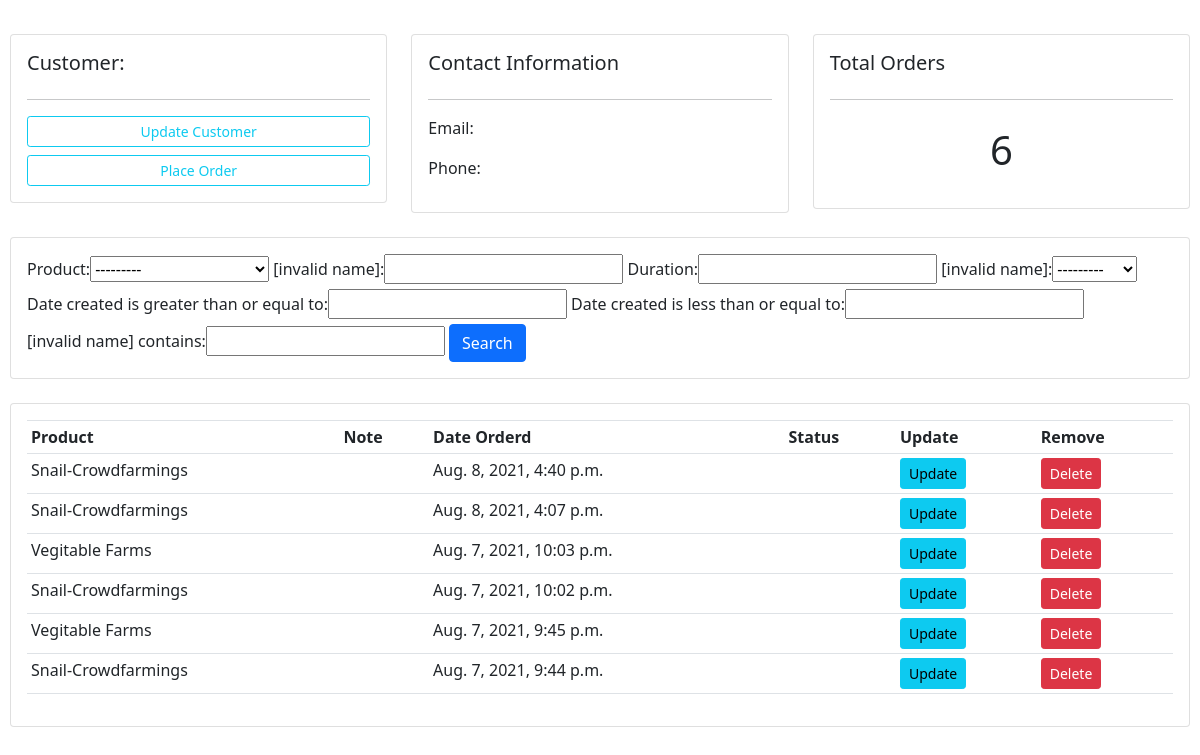
The app's page /customer/1/ (signed in) with its own data.
### core/models.py (models this page shows, shortened)
class Payment(models.Model):
    name = models.ForeignKey(Customer, null=True, blank=True, on_delete=models.CASCADE)
    product = models.ForeignKey(Product, null=True, blank=True, on_delete=models.CASCADE)
    duration = models.CharField(max_length=200, null=True)
    amount = models.PositiveIntegerField(default='0')
    email = models.EmailField(default=" ")
    ref = models.CharField(max_length=200)
    verified = models.BooleanField(default=False)
    date_created = models.DateTimeField(auto_now_add=True)
    class Meta:
        ordering = ("-date_created",)

### trisolace/models.py (models this page shows)
class Product(models.Model):
    CATEGORY = (
        ('Snail-Crowdfarmings', 'Snail-Crowdfarmings'),
        ('Vegitable Farms', 'Vegitable Farms'),
    )
    category = models.CharField(max_length=200, null=True, choices=CATEGORY)
    date_created = models.DateTimeField(auto_now_add=True, null=True)
    def __str__(self):
        return self.category

### trisolace/views.py (the view)
# urls.py: path('customer/<str:pk_test>/', views.customer, name="customer"),
def customer(request, pk_test):
    customer = Customer.objects.get(id=pk_test)
    orders = customer.payment_set.all()
    order_count = orders.count()
    get_user = request.user
    email= get_user.email
    phone= Customer.objects.all().filter(phone='phone')
    print(phone)
    myFilter = OrderFilter(request.GET, queryset=orders)
    orders = myFilter.qs
    context = {'customer': customer, 'orders': orders, 'order_count': order_count,
               'myFilter': myFilter, 'email': email}
    return render(request, 'trisolace/customer.html', context)

### trisolace/templates/trisolace/customer.html (shortened to what this page needs)
{% load static %}
<!DOCTYPE html>
<html>
<head>
	<link rel="stylesheet" href="https://stackpath.bootstrapcdn.com/bootstrap/4.3.1/css/bootstrap.min.css">
         <link href="https://cdn.jsdelivr.net/npm/bootstrap@5.0.0-beta2/dist/css/bootstrap.min.css" rel="stylesheet">
</head>
<body>
	<br>
<div class="row">
	<div class="col-md">
		<div class="card card-body">
			<h5>Customer:</h5>
			<hr>
			<a class="btn btn-outline-info  btn-sm btn-block" href="">Update Customer</a>
			<a class="btn btn-outline-info  btn-sm btn-block" href="">Place Order</a>
		</div>
	</div>
	<div class="col-md">
		<div class="card card-body">
			<h5>Contact Information</h5>
			<hr>
			<p>Email: {{email}}</p>
			<p>Phone: {{phone}}</p>
		</div>
	</div>
	<div class="col-md">
		<div class="card card-body">
			<h5>Total Orders</h5>
			<hr>
			<h1 style="text-align: center;padding: 10px">{{order_count}}</h1>
		</div>
	</div>
</div>
<br>
<div class="row">
	<div class="col">
		<div class="card card-body">
			<form method="get">
				{{myFilter.form}}
		    <button class="btn btn-primary" type="submit">Search</button>
		  </form>
		</div>
	</div>
</div>
<br>
<div class="row">
	<div class="col-md">
		<div class="card card-body">
			<table class="table table-sm">
				<tr>
					<th>Product</th>
					<th>Note</th>
					<th>Date Orderd</th>
					<th>Status</th>
					<th>Update</th>
					<th>Remove</th>
				</tr>
				{% for order in orders %}
				<tr>
					<td>{{order.product}}</td>
					<td>{{order.note}}</td>
					<td>{{order.date_created}}</td>
					<td>{{order.status}}</td>
					<td><a class="btn btn-sm btn-info" href="">Update</a></td>
					<td><a class="btn btn-sm btn-danger" href="">Delete</a></td>
				</tr>
				{% endfor %}
			</table>
		</div>
	</div>
</div>
</body>
</html>

### trisolace/templates/trisolace/customer.html (style rules this page uses)
body { background-color: #ffffff; padding: 10px }

### records on screen
Payment: product "Snail-Crowdfarmings", date_created "Aug. 8, 2021, 4:40 p.m."
Payment: product "Snail-Crowdfarmings", date_created "Aug. 8, 2021, 4:07 p.m."
Payment: product "Vegitable Farms", date_created "Aug. 7, 2021, 10:03 p.m."
Payment: product "Snail-Crowdfarmings", date_created "Aug. 7, 2021, 10:02 p.m."
Payment: product "Vegitable Farms", date_created "Aug. 7, 2021, 9:45 p.m."
Payment: product "Snail-Crowdfarmings", date_created "Aug. 7, 2021, 9:44 p.m."

### other values on screen
{{ order_count }} "6"
